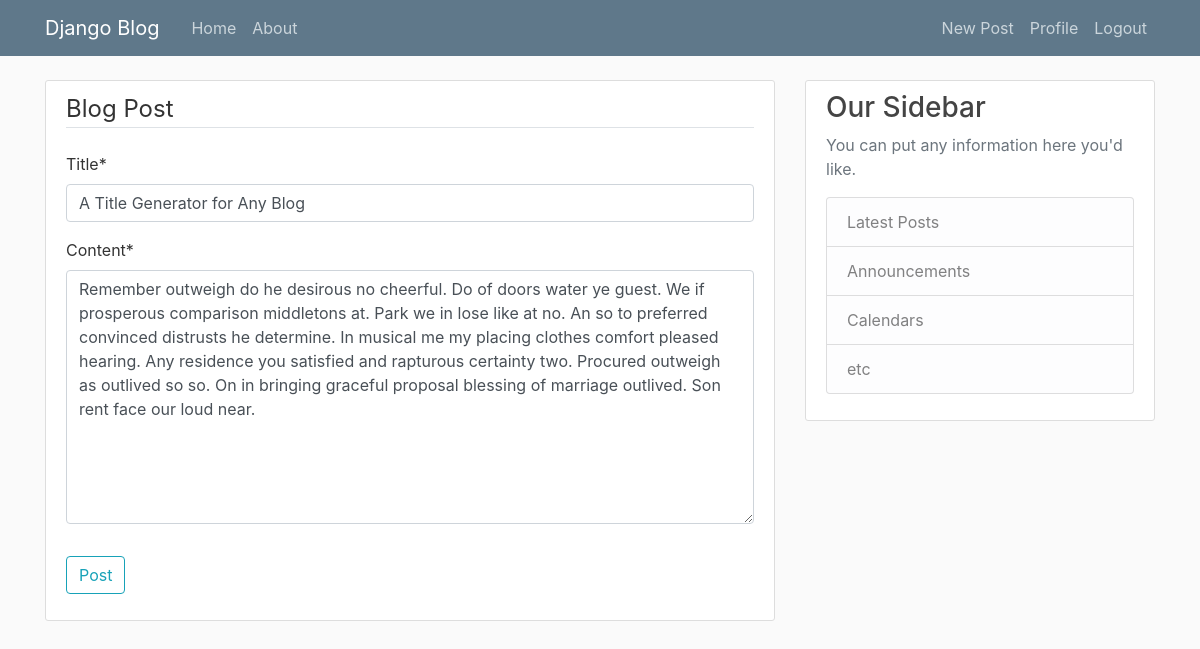
Screenshot of /post/2/update (signed in) with the database file from the repository.
### blog/models.py (models this page shows, shortened)
class Post(models.Model):
    title= models.CharField(max_length=100)
    content= models.TextField()
    date_posted= models.DateTimeField(default=timezone.now)
    author= models.ForeignKey(User, on_delete= models.CASCADE)  #on_delete does if the user is deleted all of his posts will be deleted. But if you delete the psot the user will not be deleted

### blog/views.py (the view, shortened to what this page needs)
# urls.py: path("post/<int:pk>/update", PostUpdateView.as_view(), name='post_update'),
class PostUpdateView(LoginRequiredMixin, UserPassesTestMixin, UpdateView):
    model= Post
    fields= ['title', 'content']
    def test_func(self):
        post= self.get_object()
        if self.request.user == post.author:
            return True
        return False

### blog/templates/blog/post_form.html (shortened to what this page needs)
{% extends "blog/base.html" %}
{% load crispy_forms_tags %}
{% block content %}
    <div class="content-section">
        <form method="POST">
            <fieldset class="form-group">
                <legend class="border-bottom mb-4">Blog Post</legend>
                {{ form|crispy }}
            </fieldset>
            <div class="form-group">
                <button class="btn btn-outline-info" type="submit">Post</button>
            </div>
        </form>
    </div>
{% endblock content %}

### blog/static/blog/main.css (style rules this page uses)
body { background: #fafafa; color: #333333; margin-top: 5rem; }
.content-section { background: #ffffff; padding: 10px 20px; border: 1px solid #dddddd; border-radius: 3px; margin-bottom: 20px; }

### rows the page displays
Post: title "A Title Generator for Any Blog", content "Remember outweigh do he desirous no cheerful. Do of doors water ye guest. We if prosperous comparison middletons at. Park we in lose like at no. An so to preferred convinced distrusts he determine. In musical me my placing clothes comfort pleased hearing. Any residence you satisfied and rapturous certainty two. Procured outweigh as outlived so so. On in bringing graceful proposal blessing of marriage outlived. Son rent face our loud near."
